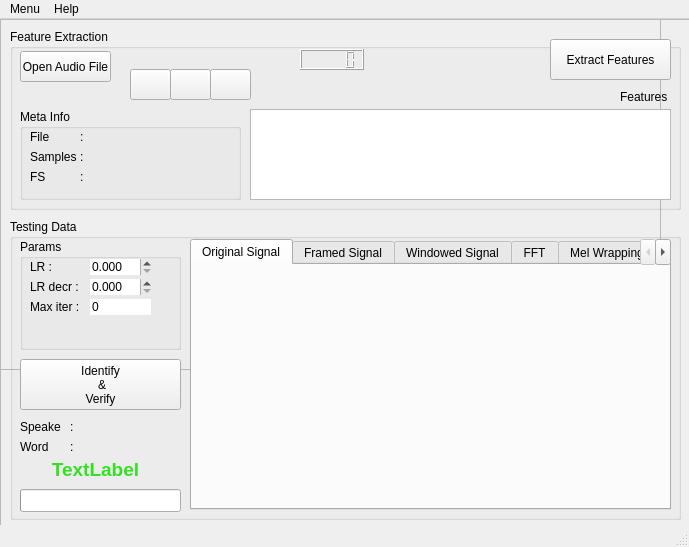
<?xml version="1.0" encoding="UTF-8"?>
<ui version="4.0">
 <class>TestWdw</class>
 <widget class="QMainWindow" name="TestWdw">
  <property name="geometry">
   <rect>
    <x>0</x>
    <y>0</y>
    <width>689</width>
    <height>547</height>
   </rect>
  </property>
  <property name="sizePolicy">
   <sizepolicy hsizetype="Fixed" vsizetype="Fixed">
    <horstretch>0</horstretch>
    <verstretch>0</verstretch>
   </sizepolicy>
  </property>
  <property name="minimumSize">
   <size>
    <width>689</width>
    <height>547</height>
   </size>
  </property>
  <property name="maximumSize">
   <size>
    <width>689</width>
    <height>547</height>
   </size>
  </property>
  <property name="windowTitle">
   <string>Text Dependent Speaker Verification - Testing</string>
  </property>
  <property name="windowIcon">
   <iconset resource="image_set.qrc">
    <normaloff>:/icons/other-python-icon.png</normaloff>:/icons/other-python-icon.png</iconset>
  </property>
  <widget class="QWidget" name="centralwidget">
   <widget class="QFrame" name="testingFrame">
    <property name="geometry">
     <rect>
      <x>0</x>
      <y>0</y>
      <width>661</width>
      <height>351</height>
     </rect>
    </property>
    <property name="frameShape">
     <enum>QFrame::StyledPanel</enum>
    </property>
    <property name="frameShadow">
     <enum>QFrame::Raised</enum>
    </property>
   </widget>
   <widget class="QFrame" name="trainingFrame">
    <property name="enabled">
     <bool>true</bool>
    </property>
    <property name="geometry">
     <rect>
      <x>0</x>
      <y>0</y>
      <width>701</width>
      <height>511</height>
     </rect>
    </property>
    <property name="whatsThis">
     <string/>
    </property>
    <property name="frameShape">
     <enum>QFrame::StyledPanel</enum>
    </property>
    <property name="frameShadow">
     <enum>QFrame::Plain</enum>
    </property>
    <widget class="QGroupBox" name="featureExtGroup">
     <property name="geometry">
      <rect>
       <x>10</x>
       <y>10</y>
       <width>671</width>
       <height>181</height>
      </rect>
     </property>
     <property name="title">
      <string>Feature Extraction</string>
     </property>
     <widget class="QPushButton" name="openAudioBtn">
      <property name="geometry">
       <rect>
        <x>10</x>
        <y>22</y>
        <width>91</width>
        <height>31</height>
       </rect>
      </property>
      <property name="text">
       <string>Open Audio File</string>
      </property>
     </widget>
     <widget class="QPushButton" name="extractSaveBtn">
      <property name="geometry">
       <rect>
        <x>540</x>
        <y>10</y>
        <width>121</width>
        <height>41</height>
       </rect>
      </property>
      <property name="text">
       <string>Extract Features</string>
      </property>
     </widget>
     <widget class="QTableWidget" name="featuresTbl">
      <property name="geometry">
       <rect>
        <x>240</x>
        <y>80</y>
        <width>421</width>
        <height>91</height>
       </rect>
      </property>
     </widget>
     <widget class="QLabel" name="featureExtLbl">
      <property name="geometry">
       <rect>
        <x>610</x>
        <y>60</y>
        <width>51</width>
        <height>16</height>
       </rect>
      </property>
      <property name="text">
       <string>Features : </string>
      </property>
     </widget>
     <widget class="Phonon::SeekSlider" name="seekSlider">
      <property name="geometry">
       <rect>
        <x>120</x>
        <y>20</y>
        <width>161</width>
        <height>16</height>
       </rect>
      </property>
     </widget>
     <widget class="QLCDNumber" name="lcdNumber">
      <property name="geometry">
       <rect>
        <x>290</x>
        <y>20</y>
        <width>64</width>
        <height>21</height>
       </rect>
      </property>
     </widget>
     <widget class="Phonon::VolumeSlider" name="volumeSlider">
      <property name="geometry">
       <rect>
        <x>240</x>
        <y>50</y>
        <width>109</width>
        <height>16</height>
       </rect>
      </property>
     </widget>
     <widget class="QPushButton" name="audioPlayBtn">
      <property name="geometry">
       <rect>
        <x>120</x>
        <y>40</y>
        <width>41</width>
        <height>31</height>
       </rect>
      </property>
      <property name="text">
       <string/>
      </property>
      <property name="icon">
       <iconset resource="image_set.qrc">
        <normaloff>:/icons/1461587404_play-arrow.png</normaloff>:/icons/1461587404_play-arrow.png</iconset>
      </property>
      <property name="iconSize">
       <size>
        <width>16</width>
        <height>16</height>
       </size>
      </property>
      <property name="flat">
       <bool>false</bool>
      </property>
     </widget>
     <widget class="QPushButton" name="audioPauseBtn">
      <property name="geometry">
       <rect>
        <x>160</x>
        <y>40</y>
        <width>41</width>
        <height>31</height>
       </rect>
      </property>
      <property name="text">
       <string/>
      </property>
      <property name="icon">
       <iconset resource="image_set.qrc">
        <normaloff>:/icons/1461587409_Pause_Icon.png</normaloff>:/icons/1461587409_Pause_Icon.png</iconset>
      </property>
      <property name="iconSize">
       <size>
        <width>22</width>
        <height>22</height>
       </size>
      </property>
     </widget>
     <widget class="QPushButton" name="audioStopBtn">
      <property name="geometry">
       <rect>
        <x>200</x>
        <y>40</y>
        <width>41</width>
        <height>31</height>
       </rect>
      </property>
      <property name="text">
       <string/>
      </property>
      <property name="icon">
       <iconset resource="image_set.qrc">
        <normaloff>:/icons/1461587394_black_4_audio_stop.png</normaloff>:/icons/1461587394_black_4_audio_stop.png</iconset>
      </property>
     </widget>
     <widget class="QGroupBox" name="metaGroup">
      <property name="geometry">
       <rect>
        <x>10</x>
        <y>80</y>
        <width>221</width>
        <height>91</height>
       </rect>
      </property>
      <property name="title">
       <string>Meta Info</string>
      </property>
      <widget class="QLabel" name="fileLbl">
       <property name="geometry">
        <rect>
         <x>10</x>
         <y>20</y>
         <width>31</width>
         <height>16</height>
        </rect>
       </property>
       <property name="font">
        <font>
         <weight>50</weight>
         <bold>false</bold>
        </font>
       </property>
       <property name="text">
        <string>File  </string>
       </property>
      </widget>
      <widget class="QLabel" name="samplesLbl">
       <property name="geometry">
        <rect>
         <x>10</x>
         <y>40</y>
         <width>51</width>
         <height>16</height>
        </rect>
       </property>
       <property name="font">
        <font>
         <weight>50</weight>
         <bold>false</bold>
        </font>
       </property>
       <property name="text">
        <string>Samples </string>
       </property>
      </widget>
      <widget class="QLabel" name="fsLbl">
       <property name="geometry">
        <rect>
         <x>10</x>
         <y>60</y>
         <width>21</width>
         <height>16</height>
        </rect>
       </property>
       <property name="font">
        <font>
         <weight>50</weight>
         <bold>false</bold>
        </font>
       </property>
       <property name="text">
        <string>FS </string>
       </property>
      </widget>
      <widget class="QLabel" name="audioFilenameLbl">
       <property name="geometry">
        <rect>
         <x>60</x>
         <y>20</y>
         <width>131</width>
         <height>16</height>
        </rect>
       </property>
       <property name="font">
        <font>
         <weight>50</weight>
         <bold>false</bold>
        </font>
       </property>
       <property name="text">
        <string>:</string>
       </property>
      </widget>
      <widget class="QLabel" name="sampleValLbl">
       <property name="geometry">
        <rect>
         <x>60</x>
         <y>40</y>
         <width>131</width>
         <height>16</height>
        </rect>
       </property>
       <property name="font">
        <font>
         <weight>50</weight>
         <bold>false</bold>
        </font>
       </property>
       <property name="text">
        <string>:</string>
       </property>
      </widget>
      <widget class="QLabel" name="fsValLbl">
       <property name="geometry">
        <rect>
         <x>60</x>
         <y>60</y>
         <width>131</width>
         <height>16</height>
        </rect>
       </property>
       <property name="font">
        <font>
         <weight>50</weight>
         <bold>false</bold>
        </font>
       </property>
       <property name="text">
        <string>:</string>
       </property>
      </widget>
     </widget>
    </widget>
    <widget class="QGroupBox" name="testDataGroup">
     <property name="geometry">
      <rect>
       <x>10</x>
       <y>200</y>
       <width>671</width>
       <height>301</height>
      </rect>
     </property>
     <property name="title">
      <string>Testing Data</string>
     </property>
     <widget class="QTabWidget" name="testDataTab">
      <property name="geometry">
       <rect>
        <x>180</x>
        <y>20</y>
        <width>481</width>
        <height>271</height>
       </rect>
      </property>
      <property name="currentIndex">
       <number>0</number>
      </property>
      <widget class="QWidget" name="origSignalTab">
       <property name="enabled">
        <bool>true</bool>
       </property>
       <property name="font">
        <font>
         <weight>50</weight>
         <bold>false</bold>
        </font>
       </property>
       <attribute name="title">
        <string>Original Signal</string>
       </attribute>
       <widget class="QWidget" name="originalPlot" native="true">
        <property name="geometry">
         <rect>
          <x>0</x>
          <y>0</y>
          <width>481</width>
          <height>251</height>
         </rect>
        </property>
        <property name="sizePolicy">
         <sizepolicy hsizetype="Preferred" vsizetype="Preferred">
          <horstretch>0</horstretch>
          <verstretch>0</verstretch>
         </sizepolicy>
        </property>
        <layout class="QVBoxLayout" name="originalPlotLyt"/>
       </widget>
      </widget>
      <widget class="QWidget" name="framedSgnlTab">
       <attribute name="title">
        <string>Framed Signal</string>
       </attribute>
       <widget class="QWidget" name="framedPlot" native="true">
        <property name="geometry">
         <rect>
          <x>0</x>
          <y>0</y>
          <width>481</width>
          <height>251</height>
         </rect>
        </property>
        <property name="sizePolicy">
         <sizepolicy hsizetype="Preferred" vsizetype="Preferred">
          <horstretch>0</horstretch>
          <verstretch>0</verstretch>
         </sizepolicy>
        </property>
        <layout class="QVBoxLayout" name="framedPlotLyt"/>
       </widget>
      </widget>
      <widget class="QWidget" name="wdwSignalTab">
       <attribute name="title">
        <string>Windowed Signal</string>
       </attribute>
       <widget class="QWidget" name="framedPlot_2" native="true">
        <property name="geometry">
         <rect>
          <x>0</x>
          <y>0</y>
          <width>481</width>
          <height>251</height>
         </rect>
        </property>
        <property name="sizePolicy">
         <sizepolicy hsizetype="Preferred" vsizetype="Preferred">
          <horstretch>0</horstretch>
          <verstretch>0</verstretch>
         </sizepolicy>
        </property>
        <layout class="QVBoxLayout" name="windowedPlotLyt"/>
       </widget>
      </widget>
      <widget class="QWidget" name="fftTab">
       <attribute name="title">
        <string>FFT</string>
       </attribute>
       <widget class="QWidget" name="framedPlot_3" native="true">
        <property name="geometry">
         <rect>
          <x>10</x>
          <y>0</y>
          <width>481</width>
          <height>251</height>
         </rect>
        </property>
        <property name="sizePolicy">
         <sizepolicy hsizetype="Preferred" vsizetype="Preferred">
          <horstretch>0</horstretch>
          <verstretch>0</verstretch>
         </sizepolicy>
        </property>
        <layout class="QVBoxLayout" name="fftPloyLyt"/>
       </widget>
      </widget>
      <widget class="QWidget" name="melWrapTab">
       <attribute name="title">
        <string>Mel Wrapping</string>
       </attribute>
       <widget class="QWidget" name="framedPlot_4" native="true">
        <property name="geometry">
         <rect>
          <x>0</x>
          <y>0</y>
          <width>481</width>
          <height>251</height>
         </rect>
        </property>
        <property name="sizePolicy">
         <sizepolicy hsizetype="Preferred" vsizetype="Preferred">
          <horstretch>0</horstretch>
          <verstretch>0</verstretch>
         </sizepolicy>
        </property>
        <layout class="QVBoxLayout" name="melPlotLyt"/>
       </widget>
      </widget>
      <widget class="QWidget" name="mfccTab">
       <attribute name="title">
        <string>MFCC</string>
       </attribute>
       <widget class="QWidget" name="framedPlot_5" native="true">
        <property name="geometry">
         <rect>
          <x>0</x>
          <y>0</y>
          <width>481</width>
          <height>251</height>
         </rect>
        </property>
        <property name="sizePolicy">
         <sizepolicy hsizetype="Preferred" vsizetype="Preferred">
          <horstretch>0</horstretch>
          <verstretch>0</verstretch>
         </sizepolicy>
        </property>
        <layout class="QVBoxLayout" name="mfccPlotLyt"/>
       </widget>
      </widget>
     </widget>
     <widget class="QGroupBox" name="paramsGroup">
      <property name="geometry">
       <rect>
        <x>10</x>
        <y>20</y>
        <width>161</width>
        <height>111</height>
       </rect>
      </property>
      <property name="title">
       <string>Params</string>
      </property>
      <widget class="QLabel" name="learningRLbl">
       <property name="geometry">
        <rect>
         <x>10</x>
         <y>20</y>
         <width>31</width>
         <height>16</height>
        </rect>
       </property>
       <property name="text">
        <string>LR : </string>
       </property>
      </widget>
      <widget class="QLabel" name="learningRDecrLbl">
       <property name="geometry">
        <rect>
         <x>10</x>
         <y>40</y>
         <width>51</width>
         <height>16</height>
        </rect>
       </property>
       <property name="text">
        <string>LR decr : </string>
       </property>
      </widget>
      <widget class="QLabel" name="iterLbl">
       <property name="geometry">
        <rect>
         <x>10</x>
         <y>60</y>
         <width>51</width>
         <height>16</height>
        </rect>
       </property>
       <property name="text">
        <string>Max iter : </string>
       </property>
      </widget>
      <widget class="QDoubleSpinBox" name="learningRVal">
       <property name="geometry">
        <rect>
         <x>70</x>
         <y>20</y>
         <width>62</width>
         <height>16</height>
        </rect>
       </property>
       <property name="toolTip">
        <string>Learning Rate Value</string>
       </property>
       <property name="frame">
        <bool>false</bool>
       </property>
       <property name="buttonSymbols">
        <enum>QAbstractSpinBox::UpDownArrows</enum>
       </property>
       <property name="decimals">
        <number>3</number>
       </property>
       <property name="maximum">
        <double>9999.998999999999796</double>
       </property>
       <property name="singleStep">
        <double>0.010000000000000</double>
       </property>
      </widget>
      <widget class="QDoubleSpinBox" name="learningRDecrVal">
       <property name="geometry">
        <rect>
         <x>70</x>
         <y>40</y>
         <width>62</width>
         <height>16</height>
        </rect>
       </property>
       <property name="toolTip">
        <string>Learning Rate Decrement Value</string>
       </property>
       <property name="frame">
        <bool>false</bool>
       </property>
       <property name="buttonSymbols">
        <enum>QAbstractSpinBox::UpDownArrows</enum>
       </property>
       <property name="decimals">
        <number>3</number>
       </property>
       <property name="maximum">
        <double>9999.998999999999796</double>
       </property>
       <property name="singleStep">
        <double>0.001000000000000</double>
       </property>
      </widget>
      <widget class="QSpinBox" name="iterVal">
       <property name="geometry">
        <rect>
         <x>70</x>
         <y>60</y>
         <width>61</width>
         <height>16</height>
        </rect>
       </property>
       <property name="toolTip">
        <string>Maximum Iteration value</string>
       </property>
       <property name="frame">
        <bool>false</bool>
       </property>
       <property name="buttonSymbols">
        <enum>QAbstractSpinBox::NoButtons</enum>
       </property>
       <property name="maximum">
        <number>9999</number>
       </property>
      </widget>
     </widget>
     <widget class="QProgressBar" name="testProgress">
      <property name="geometry">
       <rect>
        <x>10</x>
        <y>270</y>
        <width>161</width>
        <height>23</height>
       </rect>
      </property>
      <property name="value">
       <number>0</number>
      </property>
      <property name="textVisible">
       <bool>false</bool>
      </property>
      <property name="orientation">
       <enum>Qt::Horizontal</enum>
      </property>
      <property name="invertedAppearance">
       <bool>false</bool>
      </property>
      <property name="textDirection">
       <enum>QProgressBar::TopToBottom</enum>
      </property>
     </widget>
     <widget class="QPushButton" name="identifyBtn">
      <property name="geometry">
       <rect>
        <x>10</x>
        <y>140</y>
        <width>161</width>
        <height>51</height>
       </rect>
      </property>
      <property name="text">
       <string>Identify 
 &amp;&amp; 
Verify</string>
      </property>
     </widget>
     <widget class="QLabel" name="wordVal">
      <property name="geometry">
       <rect>
        <x>60</x>
        <y>220</y>
        <width>111</width>
        <height>16</height>
       </rect>
      </property>
      <property name="font">
       <font>
        <weight>50</weight>
        <bold>false</bold>
       </font>
      </property>
      <property name="text">
       <string>:</string>
      </property>
     </widget>
     <widget class="QLabel" name="wordLbl">
      <property name="geometry">
       <rect>
        <x>10</x>
        <y>220</y>
        <width>51</width>
        <height>16</height>
       </rect>
      </property>
      <property name="font">
       <font>
        <weight>50</weight>
        <bold>false</bold>
       </font>
      </property>
      <property name="text">
       <string>Word</string>
      </property>
     </widget>
     <widget class="QLabel" name="speakerVal">
      <property name="geometry">
       <rect>
        <x>60</x>
        <y>200</y>
        <width>111</width>
        <height>16</height>
       </rect>
      </property>
      <property name="font">
       <font>
        <weight>50</weight>
        <bold>false</bold>
       </font>
      </property>
      <property name="text">
       <string>:</string>
      </property>
     </widget>
     <widget class="QLabel" name="speakerLbl">
      <property name="geometry">
       <rect>
        <x>10</x>
        <y>200</y>
        <width>41</width>
        <height>16</height>
       </rect>
      </property>
      <property name="font">
       <font>
        <weight>50</weight>
        <bold>false</bold>
       </font>
      </property>
      <property name="text">
       <string>Speaker</string>
      </property>
     </widget>
     <widget class="QLabel" name="resultLbl">
      <property name="geometry">
       <rect>
        <x>10</x>
        <y>240</y>
        <width>151</width>
        <height>21</height>
       </rect>
      </property>
      <property name="maximumSize">
       <size>
        <width>16777215</width>
        <height>16777214</height>
       </size>
      </property>
      <property name="font">
       <font>
        <pointsize>14</pointsize>
        <weight>75</weight>
        <bold>true</bold>
       </font>
      </property>
      <property name="styleSheet">
       <string notr="true">color: rgb(53, 223, 34)</string>
      </property>
      <property name="text">
       <string>TextLabel</string>
      </property>
      <property name="alignment">
       <set>Qt::AlignCenter</set>
      </property>
     </widget>
    </widget>
   </widget>
  </widget>
  <widget class="QMenuBar" name="menubar">
   <property name="geometry">
    <rect>
     <x>0</x>
     <y>0</y>
     <width>689</width>
     <height>21</height>
    </rect>
   </property>
   <widget class="QMenu" name="menuMenu">
    <property name="title">
     <string>Menu</string>
    </property>
    <addaction name="actionTraining_Data"/>
    <addaction name="actionTest_Data"/>
    <addaction name="separator"/>
    <addaction name="actionExit"/>
   </widget>
   <widget class="QMenu" name="menuAbout">
    <property name="title">
     <string>Help</string>
    </property>
    <addaction name="actionAbout"/>
    <addaction name="separator"/>
    <addaction name="actionAbout_Qt"/>
   </widget>
   <addaction name="menuMenu"/>
   <addaction name="menuAbout"/>
  </widget>
  <widget class="QStatusBar" name="statusbar"/>
  <action name="actionTraining_Data">
   <property name="icon">
    <iconset resource="image_set.qrc">
     <normaloff>:/icons/data-data-recovery-icon.png</normaloff>:/icons/data-data-recovery-icon.png</iconset>
   </property>
   <property name="text">
    <string>Training Data</string>
   </property>
  </action>
  <action name="actionTest_Data">
   <property name="icon">
    <iconset resource="image_set.qrc">
     <normaloff>:/icons/data-accept-database-icon.png</normaloff>:/icons/data-accept-database-icon.png</iconset>
   </property>
   <property name="text">
    <string>Testing Data</string>
   </property>
  </action>
  <action name="actionExit">
   <property name="icon">
    <iconset resource="image_set.qrc">
     <normaloff>:/icons/exit-icon.png</normaloff>:/icons/exit-icon.png</iconset>
   </property>
   <property name="text">
    <string>Exit</string>
   </property>
  </action>
  <action name="actionAbout">
   <property name="icon">
    <iconset resource="image_set.qrc">
     <normaloff>:/icons/icon-why-dark.png</normaloff>:/icons/icon-why-dark.png</iconset>
   </property>
   <property name="text">
    <string>About</string>
   </property>
  </action>
  <action name="actionAbout_Qt">
   <property name="icon">
    <iconset resource="image_set.qrc">
     <normaloff>:/icons/qt.png</normaloff>:/icons/qt.png</iconset>
   </property>
   <property name="text">
    <string>About Qt</string>
   </property>
  </action>
 </widget>
 <customwidgets>
  <customwidget>
   <class>Phonon::SeekSlider</class>
   <extends>QWidget</extends>
   <header location="global">phonon/seekslider.h</header>
  </customwidget>
  <customwidget>
   <class>Phonon::VolumeSlider</class>
   <extends>QWidget</extends>
   <header location="global">phonon/volumeslider.h</header>
  </customwidget>
 </customwidgets>
 <resources>
  <include location="image_set.qrc"/>
 </resources>
 <connections/>
</ui>
